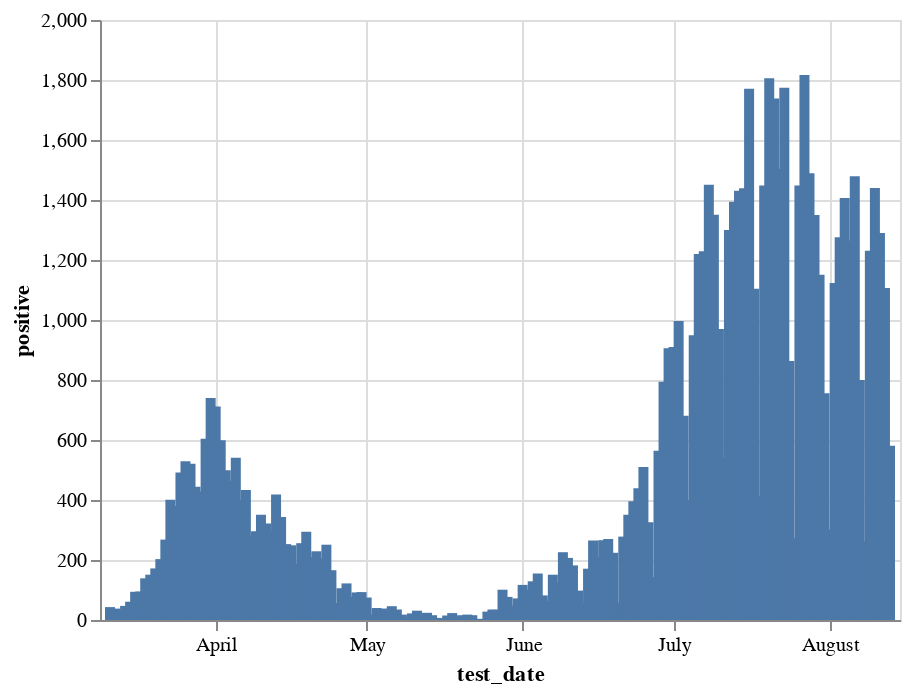

Notebook code for this chart:
### Code cell
alt.Chart(pr.reset_index()).mark_bar().encode(
    x='test_date',
    y='positive',
    tooltip=['test_date', 'positive']
).interactive()

### Figure 1 — Vega-Lite specification as saved in the notebook (floating-point values rounded to 4 significant figures; data arrays with more than 128 entries replaced by an {"elided": "..."} marker saying what was removed)
{"config": {"view": {"continuousWidth": 400, "continuousHeight": 300}}, "data": {"name": "data-1a7080a868e796155e6a2d1b2eab608f"}, "mark": "bar", "encoding": {"tooltip": [{"type": "temporal", "field": "test_date"}, {"type": "quantitative", "field": "positive"}], "x": {"type": "temporal", "field": "test_date"}, "y": {"type": "quantitative", "field": "positive"}}, "selection": {"selector010": {"type": "interval", "bind": "scales", "encodings": ["x", "y"]}}, "$schema": "https://vega.github.io/schema/vega-lite/v4.8.1.json", "datasets": {"data-1a7080a868e796155e6a2d1b2eab608f": {"elided": "156 records"}}}
